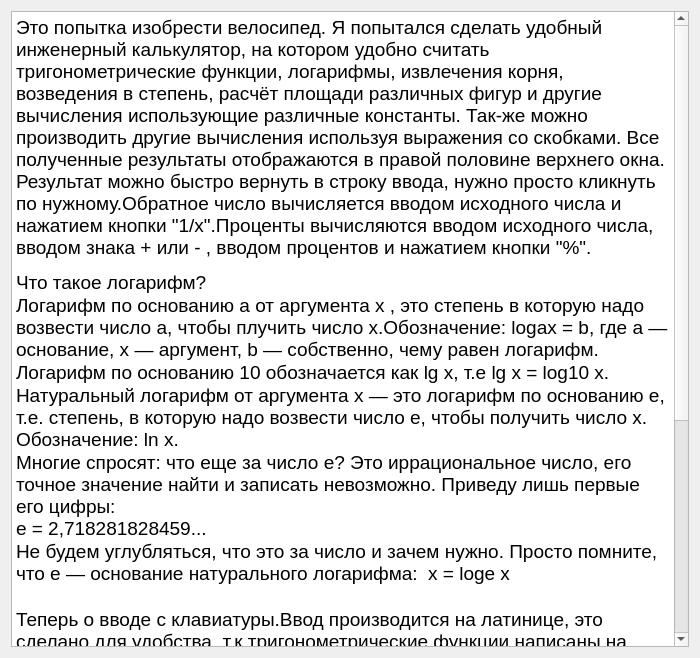
<?xml version="1.0" encoding="UTF-8"?>
<ui version="4.0">
 <class>Dialog</class>
 <widget class="QDialog" name="Dialog">
  <property name="geometry">
   <rect>
    <x>0</x>
    <y>0</y>
    <width>700</width>
    <height>658</height>
   </rect>
  </property>
  <property name="windowTitle">
   <string>Dialog</string>
  </property>
  <layout class="QHBoxLayout" name="horizontalLayout">
   <item>
    <widget class="QTextEdit" name="textEdit">
     <property name="enabled">
      <bool>true</bool>
     </property>
     <property name="tabChangesFocus">
      <bool>false</bool>
     </property>
     <property name="documentTitle">
      <string>Инструкция по &quot;
                      &quot;применению.</string>
     </property>
     <property name="undoRedoEnabled">
      <bool>false</bool>
     </property>
     <property name="readOnly">
      <bool>true</bool>
     </property>
     <property name="html">
      <string>&lt;!DOCTYPE HTML PUBLIC &quot;-//W3C//DTD HTML 4.0//EN&quot; &quot;http://www.w3.org/TR/REC-html40/strict.dtd&quot;&gt;
&lt;html&gt;&lt;head&gt;&lt;meta name=&quot;qrichtext&quot; content=&quot;1&quot; /&gt;&lt;title&gt;Инструкция по &quot;
                      &quot;применению.&lt;/title&gt;&lt;style type=&quot;text/css&quot;&gt;
p, li { white-space: pre-wrap; }
&lt;/style&gt;&lt;/head&gt;&lt;body style=&quot; font-family:'Noto Sans'; font-size:10pt; font-weight:400; font-style:normal;&quot;&gt;
&lt;p style=&quot; margin-top:12px; margin-bottom:12px; margin-left:0px; margin-right:0px; -qt-block-indent:0; text-indent:0px;&quot;&gt;&lt;span style=&quot; font-size:14pt;&quot;&gt;Это попытка изобрести велосипед. Я попытался сделать удобный инженерный калькулятор, на котором удобно считать тригонометрические функции, логарифмы, извлечения корня, возведения в степень, расчёт площади различных фигур и другие вычисления использующие различные константы. Так-же можно производить другие вычисления используя выражения со скобками. Все полученные результаты отображаются в правой половине верхнего окна. Результат можно быстро вернуть в строку ввода, нужно просто кликнуть по нужному.Обратное число вычисляется вводом исходного числа и нажатием кнопки &amp;quot;1/х&amp;quot;.Проценты вычисляются вводом исходного числа, вводом знака + или - , вводом процентов и нажатием кнопки &amp;quot;%&amp;quot;.&lt;/span&gt;&lt;/p&gt;
&lt;p style=&quot; margin-top:0px; margin-bottom:0px; margin-left:0px; margin-right:0px; -qt-block-indent:0; text-indent:0px;&quot;&gt;&lt;span style=&quot; font-size:14pt;&quot;&gt;Что такое логарифм?&lt;/span&gt;&lt;/p&gt;
&lt;p style=&quot; margin-top:0px; margin-bottom:0px; margin-left:0px; margin-right:0px; -qt-block-indent:0; text-indent:0px;&quot;&gt;&lt;span style=&quot; font-size:14pt;&quot;&gt;Логарифм по основанию a от аргумента x , это степень в которую надо возвести число a, чтобы плучить число x.Обозначение: logax = b, где a — основание, x — аргумент, b — собственно, чему равен логарифм.&lt;/span&gt;&lt;/p&gt;
&lt;p style=&quot; margin-top:0px; margin-bottom:0px; margin-left:0px; margin-right:0px; -qt-block-indent:0; text-indent:0px;&quot;&gt;&lt;span style=&quot; font-size:14pt;&quot;&gt;Логарифм по основанию 10 обозначается как lg x, т.е lg x = log10 x.&lt;/span&gt;&lt;/p&gt;
&lt;p style=&quot; margin-top:0px; margin-bottom:0px; margin-left:0px; margin-right:0px; -qt-block-indent:0; text-indent:0px;&quot;&gt;&lt;span style=&quot; font-size:14pt;&quot;&gt;Натуральный логарифм от аргумента x — это логарифм по основанию e, т.е. степень, в которую надо возвести число e, чтобы получить число x. Обозначение: ln x. &lt;/span&gt;&lt;/p&gt;
&lt;p style=&quot; margin-top:0px; margin-bottom:0px; margin-left:0px; margin-right:0px; -qt-block-indent:0; text-indent:0px;&quot;&gt;&lt;span style=&quot; font-size:14pt;&quot;&gt;Многие спросят: что еще за число e? Это иррациональное число, его точное значение найти и записать невозможно. Приведу лишь первые его цифры:&lt;br /&gt;e = 2,718281828459...&lt;/span&gt;&lt;/p&gt;
&lt;p style=&quot; margin-top:0px; margin-bottom:0px; margin-left:0px; margin-right:0px; -qt-block-indent:0; text-indent:0px;&quot;&gt;&lt;span style=&quot; font-size:14pt;&quot;&gt;Не будем углубляться, что это за число и зачем нужно. Просто помните, что e — основание натурального логарифма:  x = loge x&lt;/span&gt;&lt;/p&gt;
&lt;p style=&quot;-qt-paragraph-type:empty; margin-top:0px; margin-bottom:0px; margin-left:0px; margin-right:0px; -qt-block-indent:0; text-indent:0px; font-size:14pt;&quot;&gt;&lt;br /&gt;&lt;/p&gt;
&lt;p style=&quot; margin-top:0px; margin-bottom:0px; margin-left:0px; margin-right:0px; -qt-block-indent:0; text-indent:0px;&quot;&gt;&lt;span style=&quot; font-size:14pt;&quot;&gt;Теперь о вводе с клавиатуры.Ввод производится на латинице, это сделано для удобства, т.к тригонометрические функции написаны на латинице и это облегчает использование мнемоник.&lt;/span&gt;&lt;/p&gt;
&lt;p style=&quot; margin-top:0px; margin-bottom:0px; margin-left:0px; margin-right:0px; -qt-block-indent:0; text-indent:0px;&quot;&gt;&lt;span style=&quot; font-size:14pt;&quot;&gt;Мнемоники это подчёркнутые символы в названии кнопок. Например что-бы ввести cos нужно нажать &amp;quot;Alt +  &amp;quot;c&amp;quot;.&lt;/span&gt;&lt;/p&gt;
&lt;p style=&quot; margin-top:0px; margin-bottom:0px; margin-left:0px; margin-right:0px; -qt-block-indent:0; text-indent:0px;&quot;&gt;&lt;span style=&quot; font-size:14pt;&quot;&gt;Чтобы увидеть все мнемоники просто нажмите клавишу&amp;quot;Alt&amp;quot;.&lt;/span&gt;&lt;/p&gt;
&lt;p style=&quot; margin-top:0px; margin-bottom:0px; margin-left:0px; margin-right:0px; -qt-block-indent:0; text-indent:0px;&quot;&gt;&lt;span style=&quot; font-size:14pt;&quot;&gt;Цифры вводятся простым нажатием соответствующей клавиши. Символы &amp;quot;+&amp;quot;  &amp;quot;-&amp;quot;  &amp;quot;=&amp;quot;  &amp;quot;%&amp;quot;  также вводятся нажатием соответствующей клавиши.&lt;/span&gt;&lt;/p&gt;
&lt;p style=&quot; margin-top:0px; margin-bottom:0px; margin-left:0px; margin-right:0px; -qt-block-indent:0; text-indent:0px;&quot;&gt;&lt;span style=&quot; font-size:14pt;&quot;&gt;Для вычисления обратного числа нужно нажать клавишу &amp;quot;x&amp;quot;.&lt;/span&gt;&lt;/p&gt;
&lt;p style=&quot; margin-top:0px; margin-bottom:0px; margin-left:0px; margin-right:0px; -qt-block-indent:0; text-indent:0px;&quot;&gt;&lt;span style=&quot; font-size:14pt;&quot;&gt;Для очистки всех полей, клавиша &amp;quot;c&amp;quot;.&lt;/span&gt;&lt;/p&gt;
&lt;p style=&quot; margin-top:0px; margin-bottom:0px; margin-left:0px; margin-right:0px; -qt-block-indent:0; text-indent:0px;&quot;&gt;&lt;span style=&quot; font-size:14pt;&quot;&gt;Для перемещения курсора используются клавиши со стрелками. Для удаления символов используется клавиша &amp;quot;backspace&amp;quot;. Для ввода знака умножения клавиша &amp;quot;*&amp;quot;, а для деления клавиша &amp;quot;/&amp;quot;.Для ввода подстрочных цифр используется комбинация клавиш &amp;quot;Ctrl&amp;quot; +  &amp;quot;цифровая клавиша&amp;quot;.&lt;br /&gt;&lt;/span&gt;&lt;/p&gt;&lt;/body&gt;&lt;/html&gt;</string>
     </property>
    </widget>
   </item>
  </layout>
 </widget>
 <resources/>
 <connections/>
</ui>
